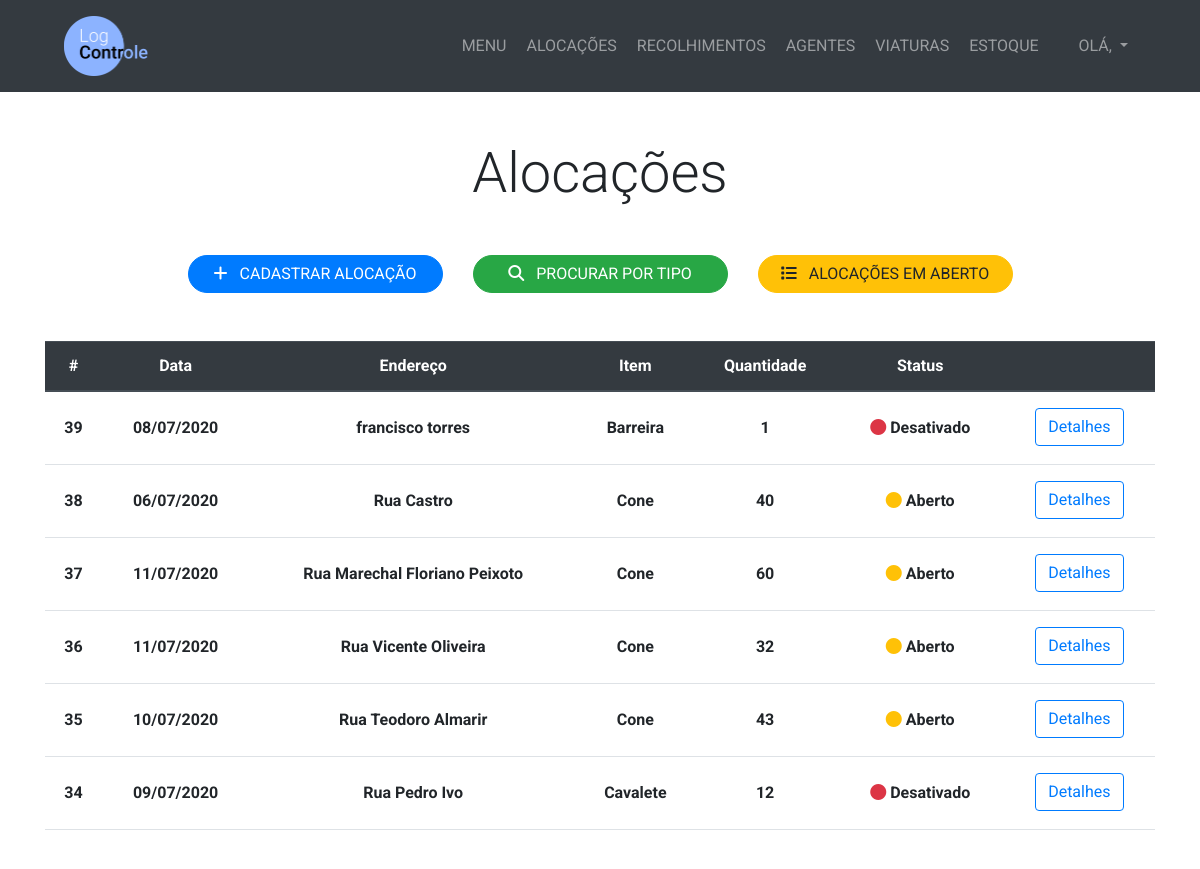
Screenshot of /alocacao/ with the database file from the repository.
### management/models.py (models this page shows, shortened)
class Alocacao(models.Model):
    TURNO_CHOICES = (
        ('Manhã', 'Manhã'),
        ('Tarde', 'Tarde'),
        ('Noite', 'Noite'),
        ('Madrugada', 'Madrugada')
    )
    STATUS_CHOICES = (
        ('Aberto', 'Aberto'),
        ('Fechado', 'Fechado'),
        ('Desativado', 'Desativado')
    )
    data = models.DateField()
    horario = models.TimeField()
    item = models.ForeignKey(Item, on_delete=models.PROTECT)
    quantidade = models.IntegerField()
    turno = models.CharField(max_length=10, choices=TURNO_CHOICES)
    viatura = models.ForeignKey(Viatura, on_delete=models.PROTECT, blank=True, null=True)
    rua = models.CharField(max_length=200)
    numero = models.CharField(max_length=10)
    bairro = models.CharField(max_length=25)
    complemento = models.CharField(max_length=25, blank=True)
    motivo = models.CharField(max_length=100, blank=True)
    cadastrador = models.ForeignKey(User, on_delete=models.PROTECT)
    status = models.CharField(max_length=11, choices=STATUS_CHOICES, default='Fechado')

class Item(models.Model):
    nome = models.CharField(max_length=100)
    def __str__(self):
        return self.nome

### management/views.py (the view)
# urls.py: path('alocacao/', views.menu_alocacao, name='menu_alocacao'),
def menu_alocacao(request):
    alocacoes = Alocacao.objects.all().order_by('-id')
    return render(request, 'management/menu_alocacao.html', {'alocacoes':alocacoes})

### management/templates/management/menu_alocacao.html
{% extends 'management/base.html' %}
{% block content %}
  <section class="py-5">
    <div class="container">
      <h1 class="display-4 text-center mb-5">Alocações</h1>
      <div class="row justify-content-center">
        <div class="col-lg-3">
          <a href="{% url 'criar_alocacao' %}" class="btn btn-primary btn-block rounded-pill"><i class="fas fa-plus mr-2"></i> CADASTRAR ALOCAÇÃO</a>
        </div>
        <div class="col-lg-3">
          <a href="{% url 'procurar_por_tipo_alocacao' %}" class="btn btn-success btn-block rounded-pill"><i class="fas fa-search mr-2"></i> PROCURAR POR TIPO</a>
        </div>
        <div class="col-lg-3">
          <a href="{% url 'alocacoes_abertas' %}" class="btn btn-warning btn-block rounded-pill"><i class="fas fa-list mr-2"></i> ALOCAÇÕES EM ABERTO</a>
        </div>
      </div>
      <div class="row justify-content-center mt-5">
        <div class="col-lg-12">
          {% if alocacoes %}
            <div class="table-responsive " id="tabela-colaboracao">
              <table class="table table-hover">
                <thead class="thead-dark">
                  <tr>
                    <th scope="col" class="text-center">#</th>
                    <th scope="col" class="text-center">Data</th>
                    <th scope="col" class="text-center">Endereço</th>
                    <th scope="col" class="text-center">Item</th>
                    <th scope="col" class="text-center">Quantidade</th>
                    <th scope="col" class="text-center">Status</th>
                    <th scope="col" class="text-center"></th>
                  </tr>
                </thead>
                <tbody>
                  {% for alocacao in alocacoes %}
                    <tr>
                      <th scope="row" class="text-center py-4">{{ alocacao.id }}</th>
                      <th scope="row" class="text-center py-4">{{ alocacao.data|date:'d/m/Y' }}</th>
                      <th scope="row" class="text-center py-4">{{ alocacao.rua }}</th>
                      <th scope="row" class="text-center py-4">{{ alocacao.item }}</th>
                      <th scope="row" class="text-center py-4">{{ alocacao.quantidade }}</th>
                      <th scope="row" class="text-center py-4">
                        {% if alocacao.status == 'Aberto' %}
                          <i class="fas fa-circle text-warning"></i> {{ alocacao.status }}
                        {% elif alocacao.status == 'Fechado' %}
                          <i class="fas fa-circle text-success"></i> {{ alocacao.status }}
                        {% elif alocacao.status == 'Desativado' %}
                          <i class="fas fa-circle text-danger"></i> {{ alocacao.status }}
                        {% endif %}
                      </th>
                      <th scope="row" class="text-center py-3"><a href="{% url 'detalhe_alocacao' alocacao.id %}" class="btn btn-outline-primary">Detalhes</a></th>
                    </tr>
                  {% endfor %}
                </tbody>
              </table>
            </div>
          {% else %}
            <h2 class="text-center text-secondary">Nenhuma alocação cadastrada</h2>
          {% endif %}
        </div>
      </div>
    </div>
  </section>
{% endblock %}

### management/static/management/css/style.css (style rules this page uses)
body { font-family: 'Roboto', Arial; }
#tabela-colaboracao { height: 500px; overflow: auto; }

### rows the page displays
Alocacao: id "39", data "08/07/2020", rua "francisco torres", item "Barreira", quantidade "1", status "Desativado"
Alocacao: id "38", data "06/07/2020", rua "Rua Castro", item "Cone", quantidade "40", status "Aberto"
Alocacao: id "37", data "11/07/2020", rua "Rua Marechal Floriano Peixoto", item "Cone", quantidade "60", status "Aberto"
Alocacao: id "36", data "11/07/2020", rua "Rua Vicente Oliveira", item "Cone", quantidade "32", status "Aberto"
Alocacao: id "35", data "10/07/2020", rua "Rua Teodoro Almarir", item "Cone", quantidade "43", status "Aberto"
Alocacao: id "34", data "09/07/2020", rua "Rua Pedro Ivo", item "Cavalete", quantidade "12", status "Desativado"
